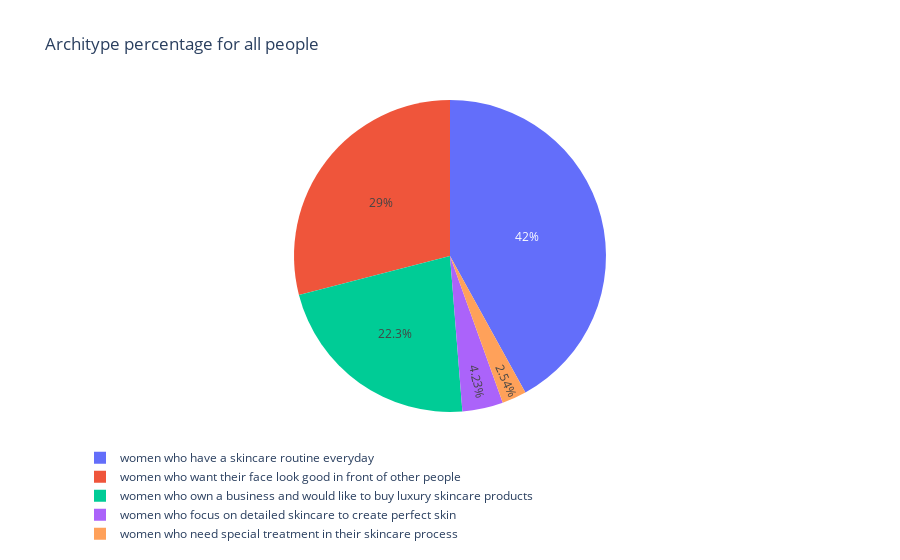

Notebook code for this chart:
### Code cell
import plotly.express as px
fig = px.pie(new_df_0, values='count', names='architype', title='Architype percentage for all people')
fig.update_layout(legend_orientation="h")
fig.show()

### Figure 1 — Plotly figure (JSON) as saved in the notebook; plotly's stock layout.template omitted (floating-point values rounded to 4 significant figures; data arrays with more than 128 entries replaced by an {"elided": "..."} marker saying what was removed)
{"data": [{"domain": {"x": [0, 1], "y": [0, 1]}, "hovertemplate": "architype=%{label}<br>count=%{value}<extra></extra>", "labels": {"elided": "355 str values"}, "legendgroup": "", "name": "", "showlegend": true, "type": "pie", "values": {"elided": "355 int values"}}], "layout": {"legend": {"orientation": "h", "tracegroupgap": 0}, "title": {"text": "Architype percentage for all people"}}}
